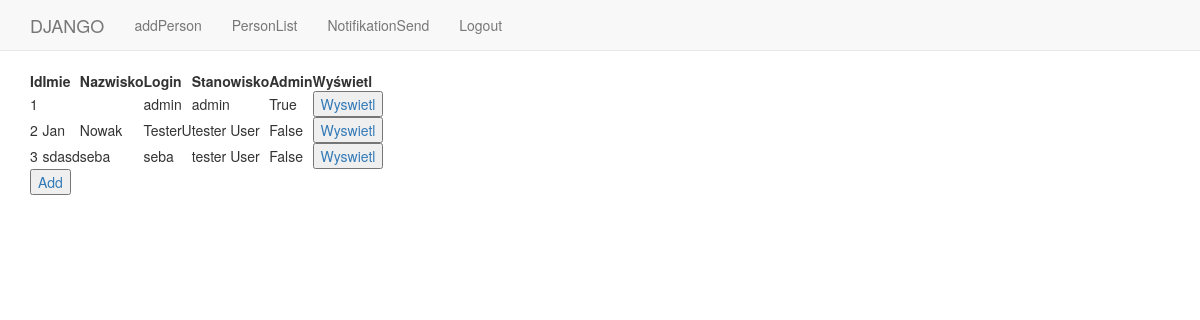
The app's page /polls/PersonList/ (signed in) with its own data.
### polls/models.py (models this page shows)
class Person(models.Model):
    user = models.OneToOneField(User, on_delete=models.CASCADE)
    position = models.CharField(max_length=60)
    admin = models.BooleanField(default=False)

### polls/views.py (the view)
# urls.py: path('PersonList/', views.PersonList.as_view(), name='personList'),
class PersonList(generic.ListView):
    template_name = 'polls/person.html'
    context_object_name = 'person'
    def get_queryset(self):
        if not self.request.user.is_authenticated:
            return HttpResponseRedirect(reverse('polls:login'))
        else:
            return Person.objects.order_by('user')

### templates/polls/person.html
{% extends "polls/base.html" %}
{% block body_block %}
<table>
  <tr>
      <th>Id</th>
      <th>Imie</th>
      <th>Nazwisko</th>
      <th>Login</th>
      <th>Stanowisko</th>
      <th>Admin</th>
      <th>Wyświetl</th>
  </tr>
{% if person.count > 0  %}
    <tr>
    {% for p in person %}
         <td>{{ p.id }}</td>
         <td>{{ p.user.first_name }}</td>
         <td>{{ p.user.last_name }}</td>
         <td>{{ p.user.username }}</td>
         <td>{{ p.position }}</td>
         <td>{{ p.admin }}</td>
        <td><a href="{% url 'polls:detailPerson'  p.id %}"><button value="Wyswietl">Wyswietl</button> </a></td></tr>
    {% endfor %}
{% else %}
    <p>No polls are available.</p>
{% endif %}
</table>
<a href="{% url 'polls:register' %}" ><button>Add</button></a>
{% endblock %}

### records on screen
Person: id "1", user.username "admin", position "admin", admin "True"
Person: id "2", user.first_name "Jan", user.last_name "Nowak", user.username "TesterU", position "tester User", admin "False"
Person: id "3", user.first_name "sdasd", user.last_name "seba", user.username "seba", position "tester User", admin "False"
